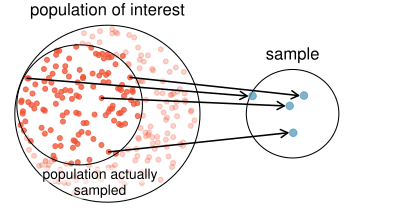

Here is the R script that generated this plot:
library(openintro)
data(COL)

set.seed(52)
myPDF("surveySample.pdf",
      4,
      2.1,
      mar=rep(0, 4))

plot(c(0, 2),
     c(0, 1.1),
     type='n',
     axes=FALSE)
temp <- seq(0, 2 * pi, 2 * pi / 100)
x <- 0.5 + 0.5 * cos(temp)
y <- 0.5 + 0.5 * sin(temp)
lines(x, y)

s <- matrix(runif(700), ncol=2)
S <- matrix(NA, 350, 2)
j <- 0
sub <- rep(FALSE, 1000)
for (i in 1:nrow(s)) {
  if (sum((s[i,] - .5)^2) < .23) {
    j <- j+1
    S[j,] <- s[i,]
  }
  if (sum((s[i,]-c(-0.15, 0.05)-.5)^2) < .115) {
    sub[j] <- TRUE
  }
}
points(S, col=COL[4, 4 - 2 * sub], pch=20)
text(0.5, 1, 'population of interest', pos=3)
lines((x - 0.5) * 2 * sqrt(0.115) + 0.35,
      (y - 0.5) * 2 * sqrt(0.115) + 0.55)

set.seed(7)
N <- sample((1:j)[sub], 25)
lines((x - 0.5) / 2 + 1.5,
      (y - 0.5) / 2 + 0.5,
      pch=20)

SS <- (S[N, ] - 0.5) / 2 + 0.5
these <- c(2, 5, 7, 15)
points(SS[these, 1] + 1,
       SS[these, 2],
       col=COL[1, 2],
       pch=20,
       cex=1.5)
text(1.5, 0.75, 'sample', pos=3)

for(i in these){
	arrows(S[N[i], 1],
	       S[N[i], 2],
	       SS[i, 1] + 1 - 0.03,
	       SS[i, 2],
	       length=0.08,
	       col=COL[5],
	       lwd=1.5)
}
rect(0.145, 0.195, 0.775, 0.11,
     border="#00000000",
     col="#FFFFFF88")
rect(0.31, 0.018, 0.605, 0.11,
     border="#00000000",
     col="#FFFFFF88")
text(0.46, 0.5 + 0.06 - sqrt(0.115),
     'population actually\nsampled',
     pos=1,
     cex=0.8)
dev.off()
